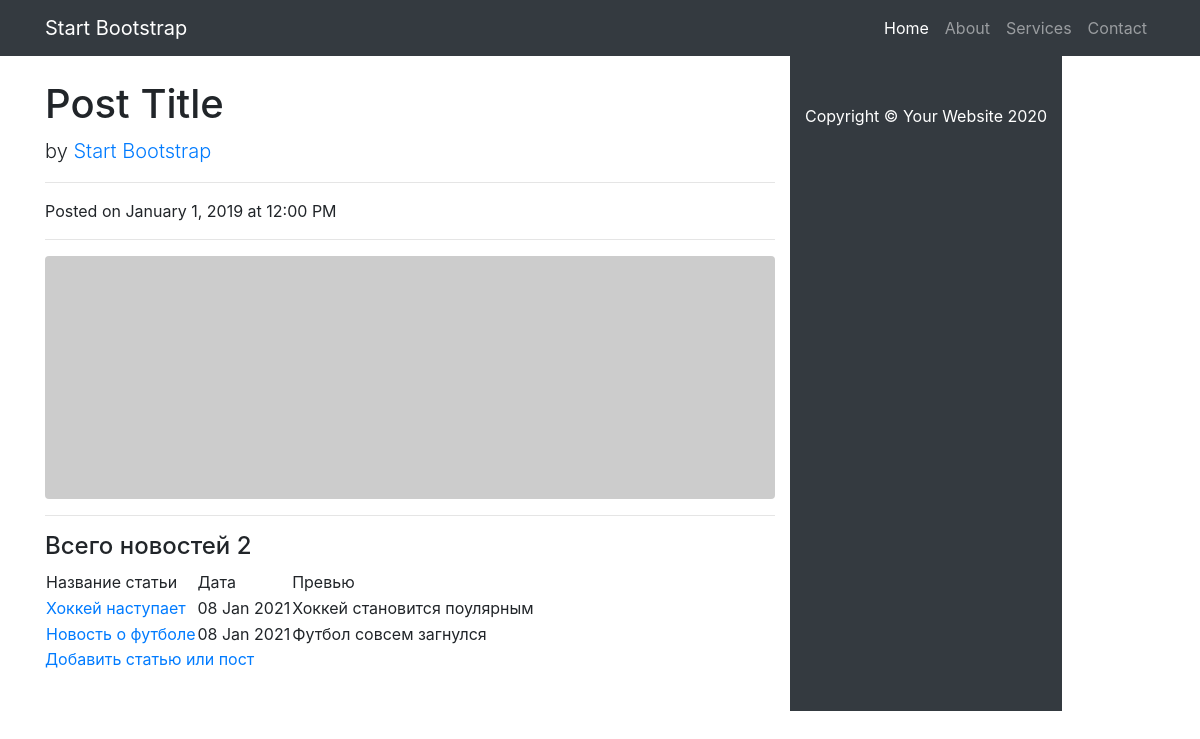
Before: /news/ with the older database file.
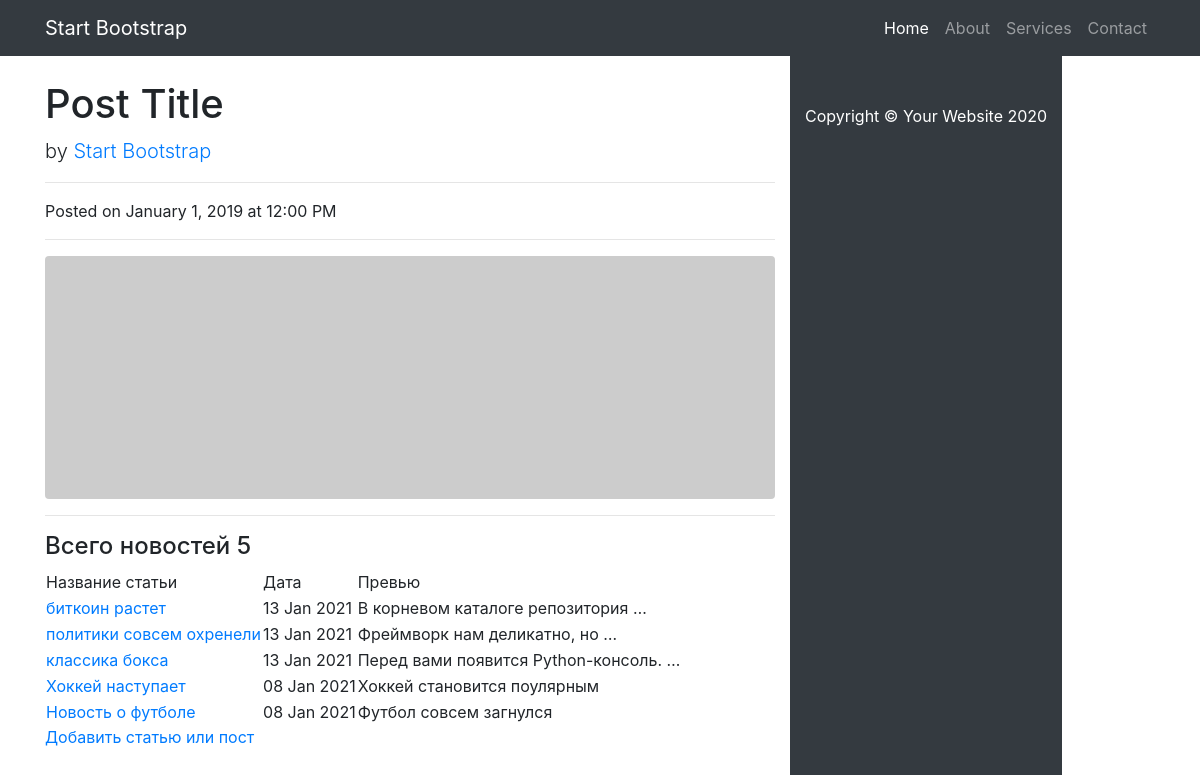
After: the same page with the newer database file.
### news/models.py (models this page shows, shortened)
class Post(models.Model):
    author = models.ForeignKey(Author, on_delete = models.CASCADE)
    choise = models.BooleanField(default=False)# выбор статья или новость
    time_in = models.DateTimeField(auto_now_add=True)
    categories = models.ManyToManyField(Category, through='PostCategory')
    post_name = models.CharField(max_length = 255)
    text = models.CharField(max_length = 255)
    post_rating = models.FloatField(default=0.0)
    def __str__(self):
        return f'{self.post_name} {self.author}'

### news/views.py (the view)
# urls.py: path('', PostList.as_view()), # т.к. сам по себе это класс, то нам надо представить этот класс в виде view.
class PostList(ListView):
    model = Post  # указываем модель, объекты которой мы будем выводить
    template_name = 'news.html'  # указываем имя шаблона, в котором будет лежать html,
    context_object_name = 'news'  # это имя списка, в котором будут лежать все объекты,
    queryset = Post.objects.order_by('-id')
    form_class = PostForm  # добавляем форм класс, чтобы получать доступ к форме через метод POST
    def get_context_data(self, **kwargs):
        context = super().get_context_data(**kwargs)
        context['time_now'] = datetime.utcnow()  # добавим переменную текущей даты time_now
        context['value1'] = None  # добавим ещё одну пустую переменную, чтобы на её примере посмотреть работу
        return context

### templates/news.html (shortened to what this page needs)
{% extends 'flatpages/default.html' %}
{% block content %}
<h4>Всего новостей {{ news|length }}</h4>
{% if news %}
        <table>
            <tr>
                <td>
                    Название статьи
                </td>
                <td>
                    Дата
                </td>
                <td>
                    Превью
                </td>
            </tr>
        {% for post in news %}
            <tr>
                <td>
                    <a href ="{% url 'post_detail' post.id %}">{{ post.post_name }}</a>
                </td>
                <td>
                    {{ post.time_in|date:'d M Y' }}
                </td>
                <td>
                    {{ post.text|truncatewords:4 }}
                </td>
            </tr>
        {% endfor %}
        </table>
    {% else %}
        <h2>Статей нет!</h2>
    {% endif %}
<a href="{% url 'post_add' %}">Добавить статью или пост</a> <br>
<br>
{% endblock content %}

### templates/flatpages/default.html (shortened to what this page needs)
{% load static %}
<!DOCTYPE html>
<html lang="en">
<head>
  <link href="{% static 'vendor/bootstrap/css/bootstrap.min.css' %}" rel="stylesheet">
  <link href="{% static 'css/blog-post.css' %}" rel="stylesheet">
</head>
<body>
  <nav class="navbar navbar-expand-lg navbar-dark bg-dark fixed-top">
    <div class="container">
      <a class="navbar-brand" href="#">Start Bootstrap</a>
      <div class="collapse navbar-collapse" id="navbarResponsive">
        <ul class="navbar-nav ml-auto">
          <li class="nav-item active">
            <a class="nav-link" href="#">Home
            </a>
          </li>
          <li class="nav-item">
            <a class="nav-link" href="#">About</a>
          </li>
          <li class="nav-item">
            <a class="nav-link" href="#">Services</a>
          </li>
          <li class="nav-item">
            <a class="nav-link" href="#">Contact</a>
          </li>
        </ul>
      </div>
    </div>
  </nav>
  <div class="container">
    <div class="row">
      <div class="col-lg-8">
        <h1 class="mt-4">Post Title</h1>
        <p class="lead">
          by
          <a href="#">Start Bootstrap</a>
        </p>
        <hr>
        <p>Posted on January 1, 2019 at 12:00 PM</p>
        <hr>
        <img class="img-fluid rounded" src="http://placehold.it/900x300" alt="">
        <hr>
        <p class="lead">
          {% block content %}{% endblock content %}
        </p>
  </div>
  <footer class="py-5 bg-dark">
    <div class="container">
      <p class="m-0 text-center text-white">Copyright &copy; Your Website 2020</p>
    </div>
  </footer>
</body>
</html>

Changed rows visible on the page:
added Post: post_name "биткоин растет", time_in "13 Jan 2021", text "В корневом каталоге репозитория …"
added Post: post_name "политики совсем охренели", time_in "13 Jan 2021", text "Фреймворк нам деликатно, но …"
added Post: post_name "классика бокса", time_in "13 Jan 2021", text "Перед вами появится Python-консоль. …"
Other visible differences:
{{ news|length }}: "2" → "5"
